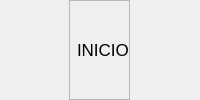
                     <widget class="QWidget" name="widget_7" native="true">
                      <layout class="QHBoxLayout" name="horizontalLayout_21">
                       <property name="spacing">
                        <number>0</number>
                       </property>
                       <property name="leftMargin">
                        <number>0</number>
                       </property>
                       <property name="topMargin">
                        <number>0</number>
                       </property>
                       <property name="rightMargin">
                        <number>0</number>
                       </property>
                       <property name="bottomMargin">
                        <number>0</number>
                       </property>
                       <item alignment="Qt::AlignHCenter">
                        <widget class="QFrame" name="frame_18">
                         <property name="frameShape">
                          <enum>QFrame::StyledPanel</enum>
                         </property>
                         <property name="frameShadow">
                          <enum>QFrame::Raised</enum>
                         </property>
                         <layout class="QHBoxLayout" name="horizontalLayout_26">
                          <property name="spacing">
                           <number>0</number>
                          </property>
                          <property name="leftMargin">
                           <number>0</number>
                          </property>
                          <property name="topMargin">
                           <number>5</number>
                          </property>
                          <property name="rightMargin">
                           <number>0</number>
                          </property>
                          <property name="bottomMargin">
                           <number>5</number>
                          </property>
                          <item>
                           <widget class="QLabel" name="label_53">
                            <property name="maximumSize">
                             <size>
                              <width>40</width>
                              <height>40</height>
                             </size>
                            </property>
                            <property name="text">
                             <string/>
                            </property>
                            <property name="pixmap">
                             <pixmap resource="../../../../Desktop/Proyecto Andres Bello/Aplicacion V2.1-AndresBello/Qss/icons/_icons.qrc">:/material_design/icons/material_design/home.png</pixmap>
                            </property>
                            <property name="scaledContents">
                             <bool>true</bool>
                            </property>
                            <property name="alignment">
                             <set>Qt::AlignLeading|Qt::AlignLeft|Qt::AlignVCenter</set>
                            </property>
                           </widget>
                          </item>
                          <item>
                           <widget class="QLabel" name="label_34">
                            <property name="sizePolicy">
                             <sizepolicy hsizetype="Preferred" vsizetype="Preferred">
                              <horstretch>0</horstretch>
                              <verstretch>0</verstretch>
                             </sizepolicy>
                            </property>
                            <property name="font">
                             <font>
                              <pointsize>13</pointsize>
                             </font>
                            </property>
                            <property name="layoutDirection">
                             <enum>Qt::LeftToRight</enum>
                            </property>
                            <property name="text">
                             <string>INICIO</string>
                            </property>
                            <property name="alignment">
                             <set>Qt::AlignLeading|Qt::AlignLeft|Qt::AlignVCenter</set>
                            </property>
                           </widget>
                          </item>
                         </layout>
                        </widget>
                       </item>
                      </layout>
                     </widget>
